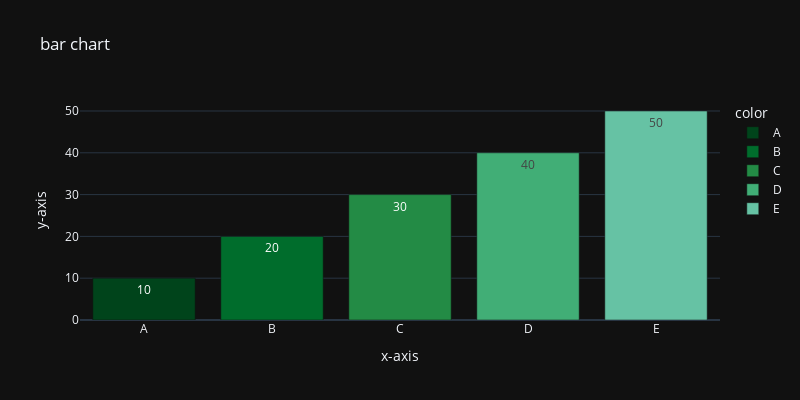

Source (notebook cell):
### Code cell
labels = ['A','B','C','D','E']
counts = [10,20,30,40,50]
px.bar(x=labels,y=counts,title='bar chart',labels={'x':'x-axis','y':'y-axis'},
        width= 800, height= 400, color=labels, text= counts,template='plotly_dark',
        color_discrete_sequence= px.colors.sequential.BuGn_r)

### Figure 1 — Plotly figure (JSON) as saved in the notebook; plotly's stock layout.template omitted (floating-point values rounded to 4 significant figures)
{"data": [{"alignmentgroup": "True", "hovertemplate": "color=A<br>x-axis=%{x}<br>y-axis=%{y}<br>text=%{text}<extra></extra>", "legendgroup": "A", "marker": {"color": "rgb(0,68,27)", "pattern": {"shape": ""}}, "name": "A", "offsetgroup": "A", "orientation": "v", "showlegend": true, "text": [10], "textposition": "auto", "type": "bar", "x": ["A"], "xaxis": "x", "y": [10], "yaxis": "y"}, {"alignmentgroup": "True", "hovertemplate": "color=B<br>x-axis=%{x}<br>y-axis=%{y}<br>text=%{text}<extra></extra>", "legendgroup": "B", "marker": {"color": "rgb(0,109,44)", "pattern": {"shape": ""}}, "name": "B", "offsetgroup": "B", "orientation": "v", "showlegend": true, "text": [20], "textposition": "auto", "type": "bar", "x": ["B"], "xaxis": "x", "y": [20], "yaxis": "y"}, {"alignmentgroup": "True", "hovertemplate": "color=C<br>x-axis=%{x}<br>y-axis=%{y}<br>text=%{text}<extra></extra>", "legendgroup": "C", "marker": {"color": "rgb(35,139,69)", "pattern": {"shape": ""}}, "name": "C", "offsetgroup": "C", "orientation": "v", "showlegend": true, "text": [30], "textposition": "auto", "type": "bar", "x": ["C"], "xaxis": "x", "y": [30], "yaxis": "y"}, {"alignmentgroup": "True", "hovertemplate": "color=D<br>x-axis=%{x}<br>y-axis=%{y}<br>text=%{text}<extra></extra>", "legendgroup": "D", "marker": {"color": "rgb(65,174,118)", "pattern": {"shape": ""}}, "name": "D", "offsetgroup": "D", "orientation": "v", "showlegend": true, "text": [40], "textposition": "auto", "type": "bar", "x": ["D"], "xaxis": "x", "y": [40], "yaxis": "y"}, {"alignmentgroup": "True", "hovertemplate": "color=E<br>x-axis=%{x}<br>y-axis=%{y}<br>text=%{text}<extra></extra>", "legendgroup": "E", "marker": {"color": "rgb(102,194,164)", "pattern": {"shape": ""}}, "name": "E", "offsetgroup": "E", "orientation": "v", "showlegend": true, "text": [50], "textposition": "auto", "type": "bar", "x": ["E"], "xaxis": "x", "y": [50], "yaxis": "y"}], "layout": {"barmode": "relative", "height": 400, "legend": {"title": {"text": "color"}, "tracegroupgap": 0}, "title": {"text": "bar chart"}, "width": 800, "xaxis": {"anchor": "y", "domain": [0, 1], "title": {"text": "x-axis"}}, "yaxis": {"anchor": "x", "domain": [0, 1], "title": {"text": "y-axis"}}}}
